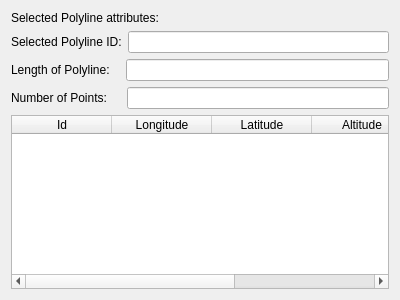
<?xml version="1.0" encoding="UTF-8"?>
<ui version="4.0">
 <class>Dialog</class>
 <widget class="QDialog" name="Dialog">
  <property name="geometry">
   <rect>
    <x>0</x>
    <y>0</y>
    <width>400</width>
    <height>300</height>
   </rect>
  </property>
  <property name="windowTitle">
   <string>Dialog</string>
  </property>
  <layout class="QVBoxLayout" name="verticalLayout_2">
   <item>
    <widget class="QLabel" name="label_4">
     <property name="text">
      <string>Selected Polyline attributes:</string>
     </property>
    </widget>
   </item>
   <item>
    <layout class="QVBoxLayout" name="verticalLayout">
     <item>
      <layout class="QHBoxLayout" name="horizontalLayout">
       <item>
        <widget class="QLabel" name="label">
         <property name="text">
          <string>Selected Polyline ID:</string>
         </property>
        </widget>
       </item>
       <item>
        <widget class="QLineEdit" name="lineEdit"/>
       </item>
      </layout>
     </item>
     <item>
      <layout class="QHBoxLayout" name="horizontalLayout_3">
       <item>
        <widget class="QLabel" name="label_3">
         <property name="text">
          <string>Length of Polyline:   </string>
         </property>
        </widget>
       </item>
       <item>
        <widget class="QLineEdit" name="lineEdit_3"/>
       </item>
      </layout>
     </item>
     <item>
      <layout class="QHBoxLayout" name="horizontalLayout_2">
       <item>
        <widget class="QLabel" name="label_2">
         <property name="text">
          <string>Number of Points:    </string>
         </property>
        </widget>
       </item>
       <item>
        <widget class="QLineEdit" name="lineEdit_2"/>
       </item>
      </layout>
     </item>
    </layout>
   </item>
   <item>
    <widget class="QTableWidget" name="tableWidget">
     <column>
      <property name="text">
       <string>Id</string>
      </property>
     </column>
     <column>
      <property name="text">
       <string>Longitude</string>
      </property>
     </column>
     <column>
      <property name="text">
       <string>Latitude</string>
      </property>
     </column>
     <column>
      <property name="text">
       <string>Altitude</string>
      </property>
     </column>
     <column>
      <property name="text">
       <string>Gradient</string>
      </property>
     </column>
    </widget>
   </item>
  </layout>
 </widget>
 <resources/>
 <connections/>
</ui>
